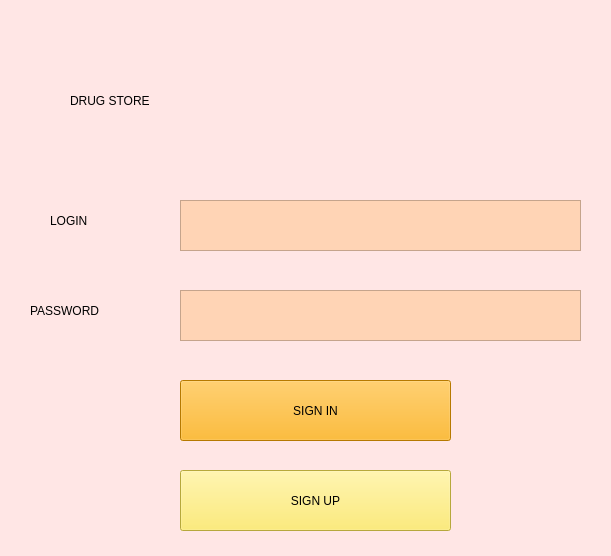
<?xml version="1.0" encoding="UTF-8"?>
<ui version="4.0">
 <class>MainWindow</class>
 <widget class="QMainWindow" name="MainWindow">
  <property name="geometry">
   <rect>
    <x>0</x>
    <y>0</y>
    <width>611</width>
    <height>556</height>
   </rect>
  </property>
  <property name="windowTitle">
   <string>MainWindow</string>
  </property>
  <property name="styleSheet">
   <string notr="true">background-color: rgb(255, 230, 229);</string>
  </property>
  <widget class="QWidget" name="centralwidget">
   <widget class="QPushButton" name="SignInButton">
    <property name="geometry">
     <rect>
      <x>180</x>
      <y>380</y>
      <width>271</width>
      <height>61</height>
     </rect>
    </property>
    <property name="styleSheet">
     <string notr="true">background-color: rgb(255, 170, 0);
font: 75 18pt &quot;Arial&quot;;</string>
    </property>
    <property name="text">
     <string>SIGN IN</string>
    </property>
   </widget>
   <widget class="QPushButton" name="SignUpButton">
    <property name="geometry">
     <rect>
      <x>180</x>
      <y>470</y>
      <width>271</width>
      <height>61</height>
     </rect>
    </property>
    <property name="styleSheet">
     <string notr="true">background-color: rgb(255, 235, 84);
font: 75 18pt &quot;Arial&quot;;</string>
    </property>
    <property name="text">
     <string>SIGN UP</string>
    </property>
   </widget>
   <widget class="QPlainTextEdit" name="LoginTextEdit">
    <property name="geometry">
     <rect>
      <x>180</x>
      <y>200</y>
      <width>401</width>
      <height>51</height>
     </rect>
    </property>
    <property name="whatsThis">
     <string>&lt;html&gt;&lt;head/&gt;&lt;body&gt;&lt;p&gt;Login&lt;/p&gt;&lt;/body&gt;&lt;/html&gt;</string>
    </property>
    <property name="styleSheet">
     <string notr="true">border-color: qlineargradient(spread:pad, x1:0, y1:0, x2:1, y2:0, stop:0 rgba(0, 0, 0, 255), stop:1 rgba(255, 255, 255, 255));
background-color: rgb(255, 212, 181);
border-color: rgb(85, 0, 0);</string>
    </property>
    <property name="lineWidth">
     <number>21</number>
    </property>
   </widget>
   <widget class="QPlainTextEdit" name="PasswordTextEdit">
    <property name="geometry">
     <rect>
      <x>180</x>
      <y>290</y>
      <width>401</width>
      <height>51</height>
     </rect>
    </property>
    <property name="styleSheet">
     <string notr="true">border-color: qlineargradient(spread:pad, x1:0, y1:0, x2:1, y2:0, stop:0 rgba(0, 0, 0, 255), stop:1 rgba(255, 255, 255, 255));
background-color: rgb(255, 212, 181);
border-color: rgb(85, 0, 0);</string>
    </property>
    <property name="lineWidth">
     <number>21</number>
    </property>
   </widget>
   <widget class="QLabel" name="LoginLabel">
    <property name="geometry">
     <rect>
      <x>50</x>
      <y>200</y>
      <width>71</width>
      <height>41</height>
     </rect>
    </property>
    <property name="styleSheet">
     <string notr="true">font: 75 12pt &quot;Arial&quot;;</string>
    </property>
    <property name="text">
     <string>LOGIN</string>
    </property>
   </widget>
   <widget class="QLabel" name="PasswordLabel">
    <property name="geometry">
     <rect>
      <x>30</x>
      <y>290</y>
      <width>121</width>
      <height>41</height>
     </rect>
    </property>
    <property name="styleSheet">
     <string notr="true">font: 75 12pt &quot;Arial&quot;;</string>
    </property>
    <property name="text">
     <string>PASSWORD</string>
    </property>
   </widget>
   <widget class="QLabel" name="DrugStoreLabel">
    <property name="geometry">
     <rect>
      <x>70</x>
      <y>70</y>
      <width>461</width>
      <height>61</height>
     </rect>
    </property>
    <property name="styleSheet">
     <string notr="true">
font: 48pt &quot;Algerian&quot;;</string>
    </property>
    <property name="text">
     <string>DRUG STORE</string>
    </property>
   </widget>
  </widget>
 </widget>
 <resources/>
 <connections/>
</ui>
